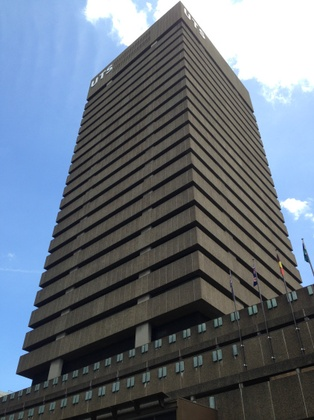
%> input picture (AAA) Project folder/Current/to be done/018.jpg, 314 x 420 px, shrunk from 422 x 564 before the run
$ octave --eval "result = vp_lineCluster(rgb2gray(imread('018.jpg')));"   (GNU Octave 9; MATLAB toolbox functions it lacks are replaced by stand-ins)
%> lines starting %> are read from the running program, lines starting %| are printed output that depends on the picture
### (AAA) Project folder/Current/SfAR-Release/lib/getLines.m
function lines = getLines(grayIm, minLen)
%> called with minLen = 40

% Compute Gradient
[dX, dY] = gradient(conv2(double(grayIm), fspecial('gaussian', 7, 1.5), 'same'));
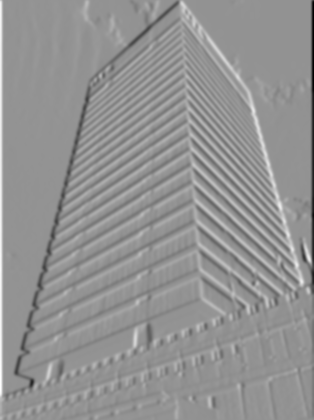
%> dX: size 420x314 double; min -55.27, max 40.61, mean 0; drawn with min black and max white
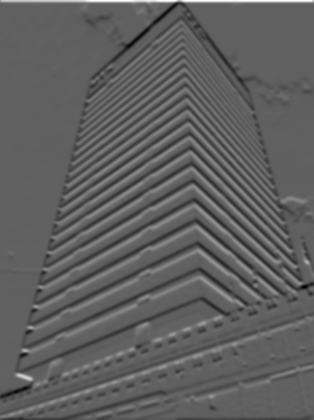
%> dY: size 420x314 double; min -33.71, max 55.29, mean -0.2; drawn with min black and max white

% Compute edge
im_canny = edge(grayIm, 'canny');
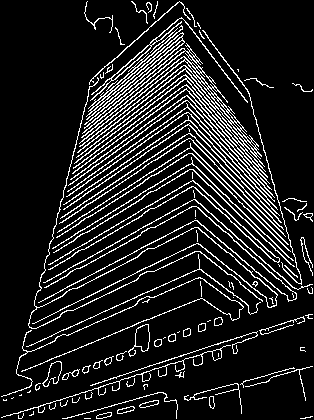
%> im_canny: size 420x314 logical; 12.7% white in thin lines or dots

% Set in_canny[1,2,end-1,end][:] to 0;
im_canny([1 2 end-1 end], :) = 0;
%> im_canny: size 420x314 logical; 12.6% white in thin lines or dots

% Set in_canny[:][1,2,end-1,end] to 0;
im_canny(:, [1 2 end-1 end]) = 0;
%> im_canny: size 420x314 logical; 12.6% white in thin lines or dots

% find the row of im_canny, i.e. height
height = size(im_canny, 1);

% find index (from top-left down to buttom-right) whose value is greater
% than 0
ind = find(im_canny > 0);
%> ind = 16642 values from 1237 to 131037

% number of direcion(four neibour and four diagonal)
num_dir = 8;

% Ontain dX and dY index
dX_ind = dX(ind);
dY_ind = dY(ind);

a_ind = atan(dY_ind ./ (dX_ind + 1E-10)); % Add 1E-10 to avoid #INF when atan = 1
a_ind = ceil(mod(a_ind/pi*num_dir-0.5, num_dir));

for i = 1:num_dir
    direction(i).ind = ind(find(a_ind==i));
end
%> after the loop, direction = 8 items

% Declare a large array for storing "line" information
lines = zeros(2000, 9);

used = zeros(size(im_canny));

line_count = 0;
for k = 1:num_dir

    num_ind = 0;
    for m = (k-1):k+1
        num_ind = num_ind + sum(~used(direction(mod(m-1, num_dir)+1).ind));
    end

    ind = zeros(num_ind, 1);
    dir_im = zeros(size(im_canny));

    count = 0;
    for m = (k-1):k+1
        m2 = mod(m-1, num_dir)+1;
        tind = direction(m2).ind(~used(direction(m2).ind));
        tmpcount = length(tind);
        ind(count+1:count+tmpcount) = tind;
        count = count + tmpcount;
    end
    dir_im(ind) = 1;
    [tmpL, num_edges] = bwlabel(dir_im, 8);
    edge_size = zeros(num_edges, 1);
    edges = repmat(struct('ind', zeros(200, 1)), num_edges, 1);
    for i = 1:length(ind)
        id = tmpL(ind(i));
        edge_size(id) = edge_size(id) + 1;
        edges(id).ind(edge_size(id)) = ind(i);
    end
    for i = 1:num_edges
        edges(i).ind = edges(i).ind(1:edge_size(i));
    end
    for id = 1:num_edges
        if edge_size(id) > minLen
            y = mod(edges(id).ind-1, height)+1;
            x = floor((edges(id).ind-1) / height)+1;
            mean_x = mean(x);
            mean_y = mean(y);
            zmx = (x-mean_x);
            zmy = (y-mean_y);
            D = [sum(zmx.^2) sum(zmx.*zmy); sum(zmx.*zmy) sum(zmy.^2)];
            [v, lambda] = eig(D);
            theta = atan2(v(2, 2) , v(1, 2));
            if lambda(1,1)>0
                conf = lambda(2,2)/lambda(1,1);
            else
                conf = 100000;
            end
            if conf >= 400
                line_count = line_count+1;
                used(edges(id).ind) = 1;
                l = sqrt((max(x)-min(x))^2 + (max(y)-min(y))^2);
                x1 = mean_x - cos(theta)*l/2;
                x2 = mean_x + cos(theta)*l/2;
                y1 = mean_y - sin(theta)*l/2;
                y2 = mean_y + sin(theta)*l/2;
                theta = theta - pi / 2;
                r = mean_x*cos(theta)+mean_y*sin(theta);
                lines(line_count, 1:9) = [x1 x2 y1 y2 theta r l mean_x mean_y];
            end
        end
    end
end
%> this loop made 8 passes
%> num_edges on passes 1 to 8: 418, 311, 259, 300, 269, 240, 217, 231
%> pass 1, in getLines, `[tmpL, num_edges] = bwlabel(dir_im, 8);`:
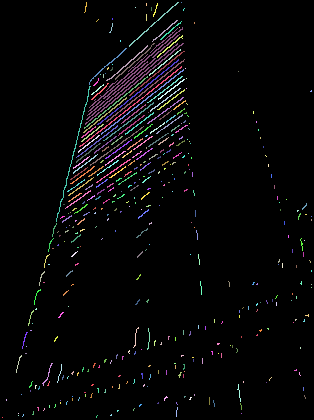
%> tmpL: size 420x314 double; 419 distinct labels, from 0 to 418; one colour per label, 0 black
%> pass 3, in getLines, `[tmpL, num_edges] = bwlabel(dir_im, 8);`:
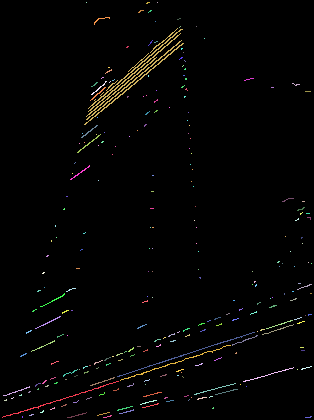
%> tmpL: size 420x314 double; 260 distinct labels, from 0 to 259; one colour per label, 0 black
%> after the loop:
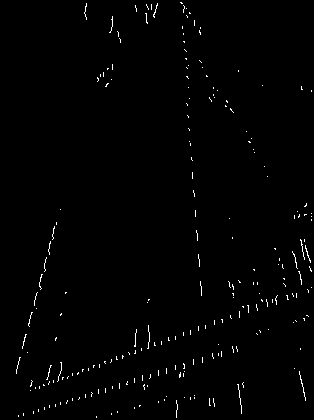
%> dir_im: size 420x314 double; values 0 (black) and 1 (white), 0.94% white in thin lines or dots
%> after the loop:
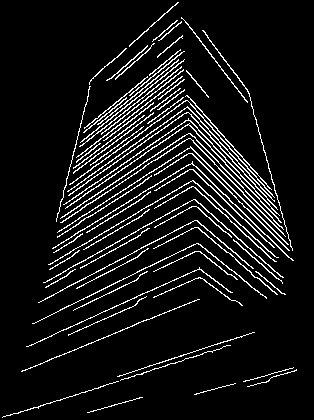
%> used: size 420x314 double; values 0 (black) and 1 (white), 8.4% white in thin lines or dots
%> after the loop, D = [48513 164654.1; 164654.1 563012.2]; conf = 1845.4; edge_size = 231 values, max 33 at index 215, min 1 at index 5, mean 5.39; edges = 231 items; ind = 1246 values, max 130908 at index 896, min 7090 at index 897, mean 71898; l = 184.7; lambda = [331.2 0; 0 611194]; line_count = 107; mean_x = 266.8; mean_y = 159.5; r = 211.2; theta = -0.285; v = [-0.96 0.281; 0.281 0.96]; x = 209 values, max 293 at index 169, min 237 at index 23, mean 266.8; x1 = 240.8; x2 = 292.7; y = 209 values, max 251 at index 209, min 75 at index 23, mean 159.5; y1 = 70.87; y2 = 248.1; zmx = 209 values, max 26.23 at index 169, min -29.77 at index 23, mean 6.53e-15; zmy = 209 values, max 91.5 at index 209, min -84.5 at index 23, mean 1.31e-14
% Return our result
lines = lines(1:line_count, :);

### VanishingPoint_working/detectTOVP.m
function [line, vanishing, point, foc] = detectTOVP(f)
line = getLines(f,40);
point = zeros((size(line,1) - 1)*size(line,1)/2,2);
count = 0;
for i = 1:size(line,1)
    for j = i + 1:size(line,1)
        theta1 = line(i,5);
        theta2 = line(j,5);
        rho1 = line(i,6);
        rho2 = line(j,6);
        x = (rho1 * cos(theta2) - rho2 * cos(theta1)) / ...
            sin(theta1 - theta2);
        y = (rho1 * sin(theta2) - rho2 * sin(theta1)) / ...
            sin(theta2 - theta1);
        count = count + 1;
        point(count,1) = y;
        point(count,2) = x;
    end
end
%> after the loop, count = 5671
point = point(1:count,:);
point(:,1) = point(:,1) - size(f,2) / 2;
point(:,2) = point(:,2) - size(f,1) / 2;

radius = sqrt(point(:,1).*point(:,1) + point(:,2).*point(:,2));
%> radius = 5671 values, max 207423.1 at index 1399, min 2.28 at index 4958, mean 596.6
point = point(find(radius > norm(size(f))/2),:);
%> point = 3241 rows, first 12: [-154.2 227.2; -165 270.1; -156.7 237.2; -157.7 241; -27.11 -278.3; -30.33 -265.5; -30.9 -263.2; 5.34 -407.4; -930.9 592.6; -692.2 423.9; -797.2 498.1; -620.7 373.4]
theta = atan2(point(:,2),point(:,1));
%> theta = 3241 values, max 2.86 at index 2613, min -2.5 at index 3209, mean 2.3
T = -pi:0.01:pi;

theta_bin = histc(theta,T);
%> theta_bin = 629 values, max 825 at index 576, min 0 at index 1, mean 5.15
% figure,bar(theta_bin)
% tb = theta_bin;

nhood =  60;
dec = 1;
[~, ix1] = max(theta_bin);
%> ix1 = 576
theta_bin(max(ix1-nhood,1):min(ix1+nhood,length(T))) = 0;
if ix1 + nhood > length(T)
    theta_bin(1:mod(ix1 + nhood,length(T))) = 0;
elseif ix1 - nhood < 1
    theta_bin(mod(ix1 - nhood - 1,length(T)):length(T)) = 0;
end

temp = ix1;
%> temp = 576
ix1 = mod(ix1 + round(length(T)/2),length(T));
%> ix1 = 262
theta_bin(max(ix1-nhood,1):min(ix1+nhood,length(T))) = dec*theta_bin(max(ix1-nhood,1):min(ix1+nhood,length(T)));
if ix1 + nhood > length(T)
    theta_bin(1:mod(ix1 + nhood,length(T))) = dec*theta_bin(1:mod(ix1 + nhood,length(T)));
elseif ix1 - nhood < 1
    theta_bin(mod(ix1 - nhood - 1,length(T)):length(T)) = dec*theta_bin(mod(ix1 - nhood - 1,length(T)):length(T));
end
ix1 = temp;
%> ix1 = 576


[~, ix2] = max(theta_bin);
%> ix2 = 382
theta_bin(max(ix2-nhood,1):min(ix2+nhood,length(T))) = 0;
if ix2 + nhood > length(T)
    theta_bin(1:mod(ix2 + nhood,length(T))) = 0;
elseif ix2 - nhood < 1
    theta_bin(mod(ix2 - nhood - 1,length(T)):length(T)) = 0;
end

temp = ix2;
%> temp = 382
ix2 = mod(ix2 + round(length(T)/2),length(T));
%> ix2 = 68
theta_bin(max(ix2-nhood,1):min(ix2+nhood,length(T))) = dec*theta_bin(max(ix2-nhood,1):min(ix2+nhood,length(T)));
if ix2 + nhood > length(T)
    theta_bin(1:mod(ix2 + nhood,length(T))) = dec*theta_bin(1:mod(ix2 + nhood,length(T)));
elseif ix2 - nhood < 1
    theta_bin(mod(ix2 - nhood - 1,length(T)):length(T)) = dec*theta_bin(mod(ix2 - nhood - 1,length(T)):length(T));
end
ix2 = temp;
%> ix2 = 382


[~, ix3] = max(theta_bin);
%> ix3 = 255
theta_bin(max(ix3-nhood,1):min(ix3+nhood,length(T))) = 0;
if ix3 + nhood > length(T)
    theta_bin(1:mod(ix3 + nhood,length(T))) = 0;
elseif ix3 - nhood < 1
    theta_bin(mod(ix3 - nhood - 1,length(T)):length(T)) = 0;
end

temp = ix3;
%> temp = 255
ix3 = mod(ix3 + round(length(T)/2),length(T));
%> ix3 = 570
theta_bin(max(ix3-nhood,1):min(ix3+nhood,length(T))) = dec*theta_bin(max(ix3-nhood,1):min(ix3+nhood,length(T)));
if ix3 + nhood > length(T)
    theta_bin(1:mod(ix3 + nhood,length(T))) = dec*theta_bin(1:mod(ix3 + nhood,length(T)));
elseif ix3 - nhood < 1
    theta_bin(mod(ix3 - nhood - 1,length(T)):length(T)) = dec*theta_bin(mod(ix3 - nhood - 1,length(T)):length(T));
end
ix3 = temp;
%> ix3 = 255


% plot(ix1,1,'s');plot(ix2,1,'s');plot(ix3,1,'s');
c1 = cos(T(ix1));
%> c1 = -0.861
c2 = cos(T(ix2));
%> c2 = 0.785
c3 = cos(T(ix3));
%> c3 = 0.824
s1 = sin(T(ix1));
%> s1 = 0.508
s2 = sin(T(ix2));
%> s2 = 0.62
s3 = sin(T(ix3));
%> s3 = -0.566


n1 = [c1;s1];
%> n1 = [-0.861; 0.508]
n2 = [c2;s2];
%> n2 = [0.785; 0.62]
n3 = [c3;s3];
%> n3 = [0.824; -0.566]
proj = repmat(point*n1,1,2).*repmat(n1',size(point,1),1);
temp = point - proj;
dist = sqrt(temp(:,1).*temp(:,1) + temp(:,2).*temp(:,2));
%> dist = 3241 values, max 106250.2 at index 3209, min 0.0212 at index 2414, mean 135.5
len = sqrt(point(:,1).*point(:,1) + point(:,2).*point(:,2));
%> len = 3241 values, max 207423.1 at index 890, min 263 at index 2826, mean 959.3
ratio = dist./ len;
%> ratio = 3241 values, max 0.97 at index 3041, min 2.78e-05 at index 2414, mean 0.144
threshold = 0.26;
proj = proj(find(ratio < threshold),:);
%> proj = 2780 rows, first 12: [-949.8 560.6; -698.9 412.5; -809.3 477.6; -623.8 368.2; -741.2 437.5; -718.2 423.9; -697.1 411.4; -639.1 377.2; -1411.6 833.1; 256.2 -151.2; -691.8 408.3; -709.3 418.6]
proj = proj(find(proj(:,1)*n1(1) > 0),:);
%> proj = 2753 rows, first 12: [-949.8 560.6; -698.9 412.5; -809.3 477.6; -623.8 368.2; -741.2 437.5; -718.2 423.9; -697.1 411.4; -639.1 377.2; -1411.6 833.1; -691.8 408.3; -709.3 418.6; -815.6 481.4]
proj1 = proj;
%> proj1 has the same summary as proj

proj = repmat(point*n2,1,2).*repmat(n2',size(point,1),1);
temp = point - proj;
dist = sqrt(temp(:,1).*temp(:,1) + temp(:,2).*temp(:,2));
%> dist = 3241 values, max 200846.5 at index 890, min 0.0143 at index 2953, mean 794.3
len = sqrt(point(:,1).*point(:,1) + point(:,2).*point(:,2));
ratio = dist./ len;
%> ratio = 3241 values, max 0.999 at index 223, min 2.54e-05 at index 2953, mean 0.807
threshold = 0.26;
proj = proj(find(ratio < threshold),:);
%> proj = 439 rows, first 12: [202.6 160; 205.1 161.9; 212.9 168.1; 209.2 165.2; 211.2 166.8; 207.8 164.1; 206 162.7; 208.3 164.5; 206.6 163.2; 204.1 161.2; 204.8 161.7; 219 173]
proj = proj(find(proj(:,1)*n2(1) > 0),:);
%> proj = 436 rows, first 12: [202.6 160; 205.1 161.9; 212.9 168.1; 209.2 165.2; 211.2 166.8; 207.8 164.1; 206 162.7; 208.3 164.5; 206.6 163.2; 204.1 161.2; 204.8 161.7; 219 173]
temp = proj*n2;
%> temp = 436 values, max 3579.6 at index 311, min 258.2 at index 1, mean 558.4
proj2 = proj;
%> proj2 has the same summary as proj

proj = repmat(point*n3,1,2).*repmat(n3',size(point,1),1);
temp = point - proj;
dist = sqrt(temp(:,1).*temp(:,1) + temp(:,2).*temp(:,2));
%> dist = 3241 values, max 109024.9 at index 3209, min 0.796 at index 1387, mean 165.1
len = sqrt(point(:,1).*point(:,1) + point(:,2).*point(:,2));
ratio = dist./ len;
%> ratio = 3241 values, max 0.984 at index 3041, min 0.000633 at index 1387, mean 0.195
threshold = 0.26;
proj = proj(find(ratio < threshold),:);
%> proj = 2781 rows, first 12: [-909.3 624.2; -668.2 458.7; -774.3 531.5; -596.1 409.2; -708.9 486.6; -686.8 471.4; -666.5 457.6; -610.8 419.3; -1352.7 928.6; 249.1 -171; -661.5 454.1; -678.2 465.6]
proj = proj(find(proj(:,1)*n3(1) > 0),:);
%> proj = 30 rows, first 12: [249.1 -171; 8791.2 -6034.9; 370.3 -254.2; 718.5 -493.2; 425.9 -292.4; 346.8 -238.1; 5741.5 -3941.4; 401 -275.3; 645.6 -443.2; 2091.7 -1435.9; 23008.9 -15795.1; 3822 -2623.7]
temp = proj*n3;
%> temp = 30 values, max 44212 at index 15, min 302.2 at index 1, mean 4016.3
proj3 = proj;
%> proj3 has the same summary as proj

dist1 = sqrt(proj1(:,1).*proj1(:,1) + proj1(:,2).*proj1(:,2));
%> dist1 = 2753 values, max 206011.9 at index 871, min 262.7 at index 1192, mean 946.8
dist2 = sqrt(proj2(:,1).*proj2(:,1) + proj2(:,2).*proj2(:,2));
%> dist2 = 436 values, max 3579.6 at index 311, min 258.2 at index 1, mean 558.4
dist3 = sqrt(proj3(:,1).*proj3(:,1) + proj3(:,2).*proj3(:,2));
%> dist3 has the same summary as temp

d1 = sqrt(abs((-c2*c3-s2*s3)/(-c1*c2-s1*s2)/(-c1*c3-s1*s3)));
%> d1 = 0.907
d2 = sqrt(abs((-c1*c3-s1*s3)/(-c2*c1-s2*s1)/(-c2*c3-s2*s3)));
%> d2 = 3.05
d3 = sqrt(abs((-c1*c2-s1*s2)/(-c1*c3-s1*s3)/(-c2*c3-s2*s3)));
%> d3 = 1.1

foc1 = dist1 ./ d1;
%> foc1 = 2753 values, max 227095.8 at index 871, min 289.6 at index 1192, mean 1043.7
foc2 = dist2 ./ d2;
%> foc2 = 436 values, max 1171.8 at index 311, min 84.53 at index 1, mean 182.8
foc3 = dist3 ./ d3;
%> foc3 = 30 values, max 40013.4 at index 15, min 273.5 at index 1, mean 3634.9
F = 0.7*norm(size(f)):1:4*norm(size(f));
foc_bin1 = histc(foc1,F);
%> foc_bin1 = 1731 values, max 26 at index 404, min 0 at index 1, mean 1.56
foc_bin2 = histc(foc2,F);
%> foc_bin2 = 1731 values, max 3 at index 27, min 0 at index 1, mean 0.00404
foc_bin3 = histc(foc3,F);
%> foc_bin3 = 1731 values, max 1 at index 13, min 0 at index 1, mean 0.0116
w1 = 1;w2 = 1;w3 = 1;
foc_bin = w1.*foc_bin1 + w2.*foc_bin2 + w3.*foc_bin3;
%> foc_bin = 1731 values, max 26 at index 404, min 0 at index 1, mean 1.57
fb1 = foc_bin;
%> fb1 has the same summary as foc_bin
foc_bin = imfilter(foc_bin,ones(30,1)/30);
[~,foc_ix] = max(foc_bin);
%> foc_ix = 401
foc = F(foc_ix);
%> foc = 767.1

vanishing = [foc*d1*n1';
    foc*d2*n2';
    foc*d3*n3'];
%> vanishing = [-599.3 353.7; 1838.9 1452.1; 698.8 -479.7]
end

### (AAA) Project folder/Current/to be done/vp_lineCluster.m
function [img_ls,img_ls_label] = vp_lineCluster(img_gray)
%% Vanishing Point Detection
[img_ls, img_vp] = detectTOVP(img_gray);
%> img_vp = [-599.3 353.7; 1838.9 1452.1; 698.8 -479.7]
% Re-arrange the VP order {TOP,RHS,LSH}
% 1st elememt for TOP
[~, swapIdx] = min(img_vp(:,2));
%> swapIdx = 3
img_vp([1, swapIdx],:) = img_vp([swapIdx, 1],:);
% 2nd element for RHS AND % 3rd element for LHS
if (img_vp(2,1) > img_vp(3,1))
    img_vp([2, 3],:) = img_vp([3, 2],:);
end
%% Midpoint of line segments
img_lsMidPts = zeros(size(img_ls,1),2);
for i=1:size(img_ls,1)
    img_lsMidPts(i,1) = (img_ls(i,1) + img_ls(i,2)) / 2;
    img_lsMidPts(i,2) = (img_ls(i,3) + img_ls(i,4)) / 2;
end
%> after the loop, img_lsMidPts = 107 rows, first 12: [74.03 153.9; 79.02 199.8; 81.39 187.3; 85.56 164.6; 98.42 141.7; 88.62 153.4; 131.8 107.1; 106 115.4; 116.9 102.8; 108.2 65.6; 116.4 147.3; 114.5 171]
%% Experiment code
% End point and midpoint
img_ls_sorted = [img_ls(:,[2,4]),img_lsMidPts];
%> img_ls_sorted = 107 rows, first 8: [57.06 221.4 74.03 153.9; 66.45 208.7 79.02 199.8; 68.89 196.3 81.39 187.3; 73.35 173.8 85.56 164.6; 77.78 157.5 98.42 141.7; 76.54 162.8 88.62 153.4; 80.8 147.1 131.8 107.1; 84.44 132.8 106 115.4]
img_ls_label = zeros(size(img_ls,1),1);
diatance_vp = Inf(size(img_ls,1),3);
for i=1:size(img_ls_sorted,1)
    for j=1:3
        A = (img_lsMidPts(i,2) - (img_vp(j,2) + size(img_gray,1)/2))/(img_lsMidPts(i,1) - (img_vp(j,1)+size(img_gray,2)/2));
        B = -1;
        C = ((img_vp(j,2) + size(img_gray,1)/2) - A * (img_vp(j,1) + size(img_gray,2)/2));
        diatance_vp(i,j) = (A*img_ls(i,2) + B*img_ls(i,4) + C)/(sqrt(A*A + B*B));
    end
    [~,B] = min(abs(diatance_vp(i,:)));
    img_ls_label(i) = B;
end
%> this loop made 107 passes
%> B on passes 1 to 8: 2, 2, 2, 2, 2, 2, 2, 2
%> after the loop, diatance_vp = 107 rows, first 12: [-51.27 -42.33 -63.58; -1.1 -0.0899 -14.7; -1.39 -0.00659 -14.76; -2.04 0.000591 -14.8; -4.06 0.221 -25.25; -2.4 -0.0541 -14.87; -11.97 0.41 -63.39; -5.61 0.197 -27.13; -8.78 0.232 -40.07; -7.91 0.0625 -25.57; -3.76 0.403 -31.76; -1.42 0.179 -19.64]; img_ls_label = 107 values, max 3 at index 78, min 1 at index 41, mean 2.24
end
